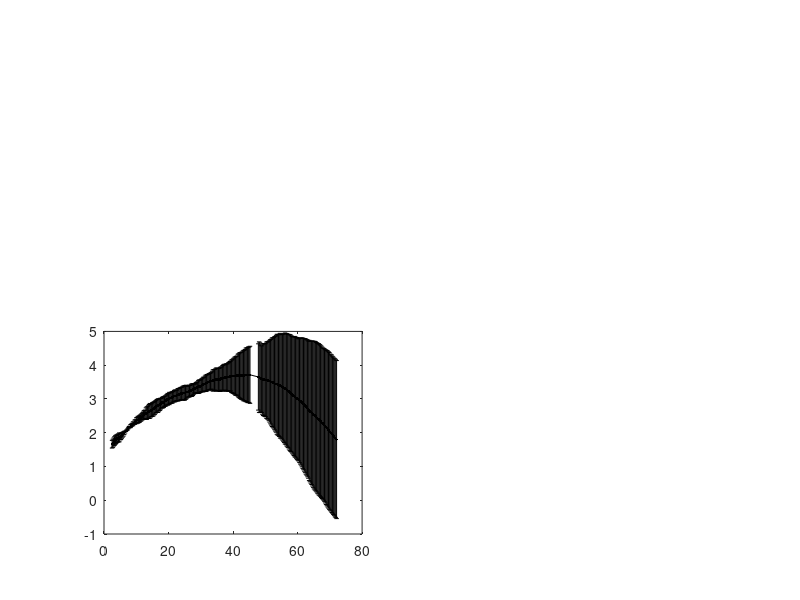

Source code (MATLAB): (Note: this script raises an error after producing the figure.)
%% Code for forward OV module

clear all;  % Clear workspace variables

% Load time and experimental data for tumor dynamics
T_point = load('Data/Data_extract_041122/Time_OV0008.txt');  % Time points (hours)
PBT030_Y1 = load('Data/Data_extract_041122/PBT030_OV0008_Y1.txt');  % Data from set 1
PBT030_Y2 = load('Data/Data_extract_041122/PBT030_OV0008_Y2.txt');  % Data from set 2
PBT030_Y3 = load('Data/Data_extract_041122/PBT030_OV0008_Y3.txt');  % Data from set 3

% Average experimental data from all three sets
PBT030_ave = mean([PBT030_Y1, PBT030_Y2, PBT030_Y3], 2);

% Plot the experimental data with error bars
figure(1)
subplot(2, 2, 3)
plot(T_point, PBT030_ave, 'k-', 'LineWidth', 0.5);  % Plot the average data
hold on;

% Calculate error bars (difference between max and min for each time point)
for i = 1:length(T_point)
    err(i) = max([PBT030_Y1(i), PBT030_Y2(i), PBT030_Y3(i)]) - min([PBT030_Y1(i), PBT030_Y2(i), PBT030_Y3(i)]);
end

% Plot error bars for the experimental data
errorbar(T_point, PBT030_ave, err, 'k.', 'LineWidth', 0.1);

% Load previously optimized parameters
load('K_opt_Tonly.mat');  % Load tumor carrying capacity (K)
K = K_opt;  % Assign value of K

load('Extended_Burst_size_analysis/alfabetagamma_opt_OV0008_c25.mat');  % Load optimized parameters for alfa, beta, gamma
alfa = alfa_opt;
gamma = gamma_opt;
beta = beta_opt;

b = 25;  % Burst size (MOI_ICI)
omega = 0.05;  % Virus clearance rate (1/h)

% Initial conditions for the ODE model
time = T_point;
T_0 = PBT030_ave(1);  % Initial tumor concentration (first point of the average data)
I_0 = 0;  % Initial immune cell concentration (assumed to be zero)
V_0 = 0.0008;  % Initial virus concentration (example value)
Init = [T_0; I_0; V_0];  % Initial conditions vector

% Solve the system of ODEs using ode45
[t, y] = ode45(@(t, y) Ov(t, y, [alfa, K, beta, gamma, b, omega]), time, Init, []);

% Plot results of the model
figure(1)
subplot(2, 2, 3)
hold on;
plot(t, y(:, 1) + y(:, 2), 'r', 'LineWidth', 2);  % Tumor + Non-infected cells over time
plot(t, y(:, 1), 'b.-', 'LineWidth', 0.5);  % Tumor cells over time
plot(t, y(:, 2), 'b--', 'LineWidth', 1);  % Non-infected immune cells over time
plot(t, y(:, 3) / b, 'g', 'LineWidth', 2);  % Oncolytic virus over time (scaled by burst size)

% Customize the plot
xlim([T_point(1) 72]);
ylim([0 5]);
yticks([0 1 2 3 4 5]);
xticks([12 24 36 48 60 72]);
legend('Tumor + Immune cells', 'Tumor cells', 'Non-Infected cells', 'Infected cells', 'Oncolytic Virus', ...
       'Interpreter', 'latex', 'FontSize', 11, 'Location', 'northwest');
xlabel('Time [h]', 'Interpreter', 'latex', 'FontSize', 13);
ylabel('[CI]', 'Interpreter', 'latex', 'FontSize', 13);
title('MOI = 0.0008', 'Interpreter', 'latex', 'FontSize', 13);
axis square;

% Uncomment the following lines to save data
% save('Forward_OV_0008.mat', 't', 'y', 'alfa', 'beta', 'gamma', 'b', 'K', 'omega');

%%% ODE function for Tumor-OV dynamics
function [dydt] = Ov(t, y, par)

% Unpack parameters
alfa = par(1);  % Tumor growth rate
K = par(2);     % Tumor carrying capacity
beta = par(3);  % Infection rate
gamma = par(4); % Immune cell response rate
b = par(5);     % Burst size (MOI_ICI)
omega = par(6); % Virus clearance rate

% State variables
T = y(1);  % Tumor cell concentration
I = y(2);  % Infected immune cell concentration
V = y(3);  % Virus concentration

% Define the system of differential equations
dTdt = alfa * T * (1 - (T + I) / K) - beta * T * V;  % Tumor dynamics
dIdt = beta * T * V - gamma * I;  % Immune cell dynamics
dVdt = b * gamma * I - omega * V;  % Virus dynamics

% Return the derivatives
dydt = [dTdt; dIdt; dVdt];

end